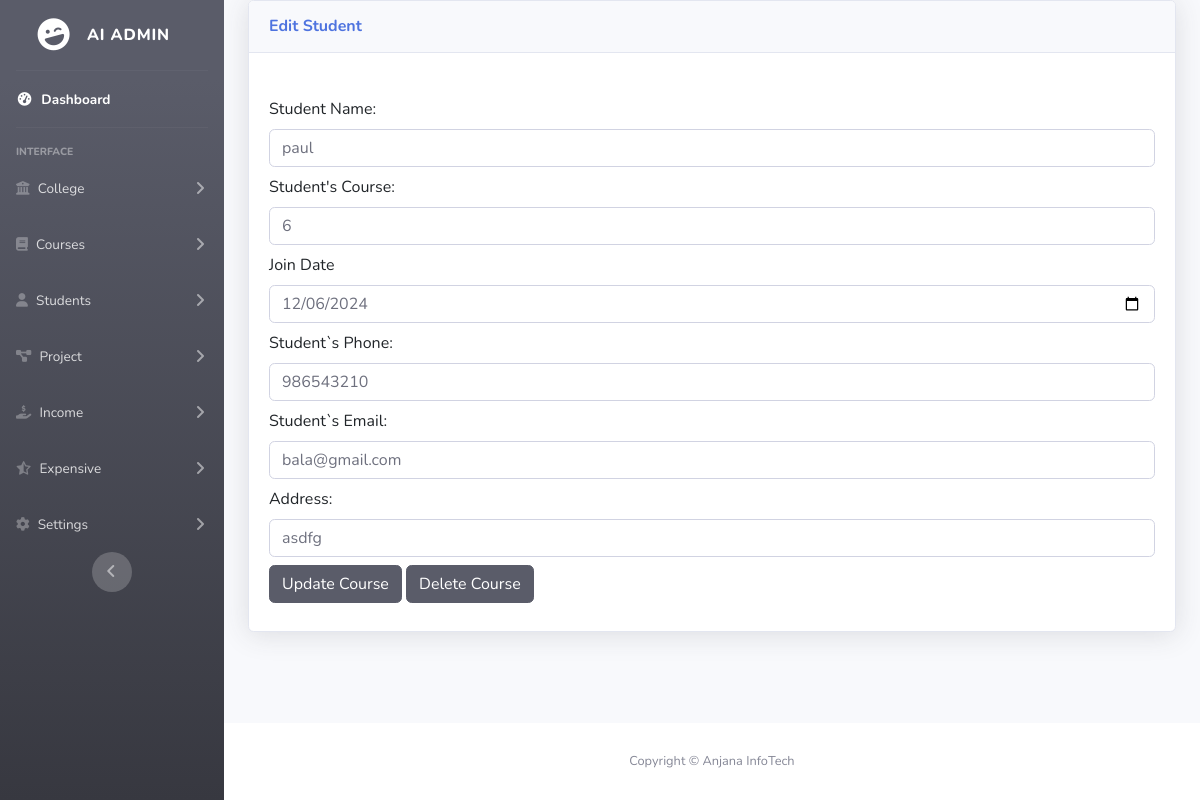
The page /editstudent.php?sid=1 on the database its author committed.
### tables this page shows
CREATE TABLE `addstudent` (
  `sid` int(50) NOT NULL,
  `studentname` varchar(100) NOT NULL,
  `studentcourse` varchar(100) NOT NULL,
  `studentcollege` varchar(150) NOT NULL,
  `studentdegree` varchar(100) NOT NULL,
  `department` varchar(150) NOT NULL,
  `joindate` date NOT NULL,
  `studentphone` int(10) NOT NULL,
  `studentemail` varchar(150) NOT NULL,
  `studentaddress` varchar(150) NOT NULL,
  `fees` int(50) NOT NULL,
  `advance` int(50) NOT NULL,
  `remaining` int(50) NOT NULL
);

### editstudent.php (the view, shortened to what this page needs)
<!DOCTYPE html>
<html lang="en">
<head>
    <link rel="stylesheet" href="https://cdnjs.cloudflare.com/ajax/libs/font-awesome/6.6.0/css/all.min.css" />
    <link href="https://cdn.jsdelivr.net/npm/bootstrap@5.3.3/dist/css/bootstrap.min.css" rel="stylesheet">
    <link href="vendor/fontawesome-free/css/all.min.css" rel="stylesheet" type="text/css">
    <link href="css/sb-admin-2.min.css" rel="stylesheet">
</head>
<body id="page-top">
    <div id="wrapper">
        <?php
        include('./nav.php');
        ?>
        <div id="content-wrapper" class="d-flex flex-column">
            <div id="content">
                <div class="container-fluid">
                    <div class="card shadow mb-4">
                        <div class="card-header py-3">
                            <h6 class="m-0 font-weight-bold text-primary">Edit Student</h6>
                        </div>
                        <div class="card-body">
                            <form method="POST">
                                <div class="mb-2">
                                    <?php
                                    include('./db.php');
                                    if (isset($_GET['sid'])) {
                                        $student_id = mysqli_real_escape_string($db, $_GET['sid']);
                                        $query = "select * from addstudent where sid='$student_id'";
                                        $execute = mysqli_query($db, $query);
                                        if (mysqli_num_rows($execute) > 0) {
                                            $student = mysqli_fetch_array($execute);
                                    ?><br>
                                            <label for="exampleFormControlInput1" class="form-label">Student Name:</label>
                                            <input type="text" class="form-control" value="<?= $student['studentname']; ?>" name="studentname" id="exampleFormControlInput1" placeholder="Enter the Student Name">
                                </div>
                                <div class="mb-2">
                                    <label for="exampleFormControlInput1" class="form-label">Student's Course:</label>
                                    <input type="text" class="form-control" value="<?= $student['studentcourse']; ?>" name="studentcourse" id="exampleFormControlInput1" placeholder="Enter the Student's Course">
                                </div>
                                <div class="mb-2">
                                    <label for="exampleFormControlInput1" class="form-label">Join Date</label>
                                    <input type="date" class="form-control" value="<?= $student['joindate']; ?>" name="joindate" id="exampleFormControlInput1">
                                </div>
                                <div class="mb-2">
                                    <label for="exampleFormControlTextarea1" class="form-label">Student`s Phone:</label>
                                    <input type="text" class="form-control" value="<?= $student['studentphone']; ?>" name="studentphone">
                                </div>
                                <div class="mb-2">
                                    <label for="exampleFormControlTextarea1" class="form-label">Student`s Email:</label>
                                    <input class="form-control" type="text" value="<?= $student['studentemail']; ?>" name="studentemail">
                                </div>
                                <div class="mb-2">
                                    <label for="exampleFormControlInput1" class="form-label">Address:</label>
                                    <input class="form-control" value="<?= $student['studentaddress']; ?>" name="studentaddress" />
                                </div>
                                <div class="mb-2">
                                    <button type="submit" name="edit" class="btn btn-dark">Update Course</button>
                                    <button type="submit" name="delete" class="btn btn-dark">Delete Course</button>
                                </div>
                            </form>
                    <?php
                                        } else {
                                            echo "<h4>No id found!!!</h4>";
                                        }
                                    }
                    ?>
                        </div>
                    </div>
                </div>
            </div>
            <footer class="sticky-footer bg-white">
                <div class="container my-auto">
                    <div class="copyright text-center my-auto">
                        <span>Copyright &copy; Anjana InfoTech</span>
                    </div>
                </div>
            </footer>
        </div>
    </div>
</body>
</html>

### rows shown on the page
addstudent: studentname "paul", studentcourse "6", joindate "12/06/2024", studentphone "986543210", studentemail "bala@gmail.com", studentaddress "asdfg"
